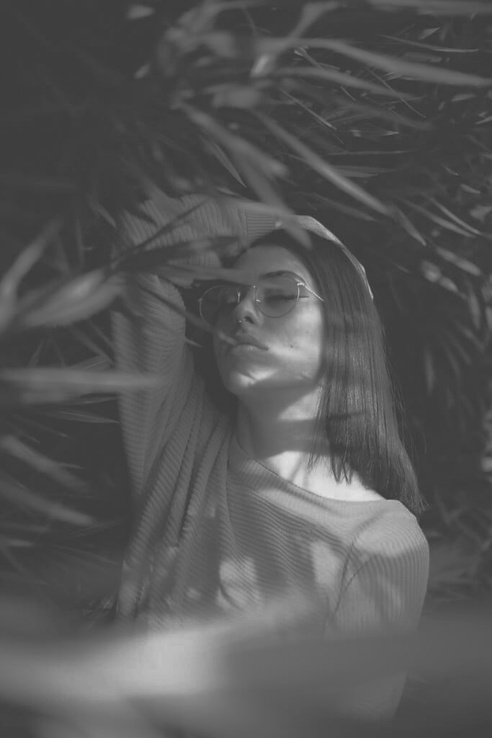
#> input picture ComputerVision-KOM/CVL_Assignment01/dataset/image1.jpg, 492 x 738 px, shrunk from 683 x 1024 before the run, found by its file name
$ jupyter execute --allow-errors CVL_Assignment01.ipynb
#> lines starting #> are read from the running program, lines starting #| are printed output that depends on the picture
CVL_Assignment01 — Image Enhancement Using Linear Contrast Stretching

$$I_{out} = \frac{I_{in} - I_{min}}{I_{max} - I_{min}} \times 255$$

Using the **2nd and 98th percentiles** instead of the absolute min/max.

## 1. Imports

[cell 1]
import cv2
import numpy as np
import matplotlib.pyplot as plt

plt.rcParams['figure.dpi'] = 120

## 2. Linear Contrast Stretching Function

[cell 2]
def linear_stretch(img_gray, low_pct=2, high_pct=98):

    min_val = np.percentile(img_gray, low_pct)
    max_val = np.percentile(img_gray, high_pct)
    stretched = np.clip(
        (img_gray.astype(float) - min_val) / (max_val - min_val) * 255,
        0, 255
    ).astype(np.uint8)
    return stretched

## 3. Load Images and Apply Enhancement

[cell 3]
image_paths = image_paths = [
    r'dataset\image1.jpg',
    r'dataset\image2.jpg',
    r'dataset\image3.jpg',
    r'dataset\image4.jpg',
    r'dataset\image5.jpg',
]
image_labels =['image1', 'image2', 'image3', 'image4', 'image5']

originals = []
enhanced_imgs = []

for path, label in zip(image_paths, image_labels):
    img = cv2.imread(path)
#> img is the input picture: shape (738, 492, 3); min 52, max 229, mean 87
    gray = cv2.cvtColor(img, cv2.COLOR_BGR2GRAY)
    enhanced = linear_stretch(gray)
#> in linear_stretch, `min_val = np.percentile(img_gray, low_pct)`: min_val = 62
#> in linear_stretch, `max_val = np.percentile(img_gray, high_pct)`: max_val = 173
#> in linear_stretch, `stretched = np.clip( (img_gray.astype(float) - min_val) / (max_val - m..`:
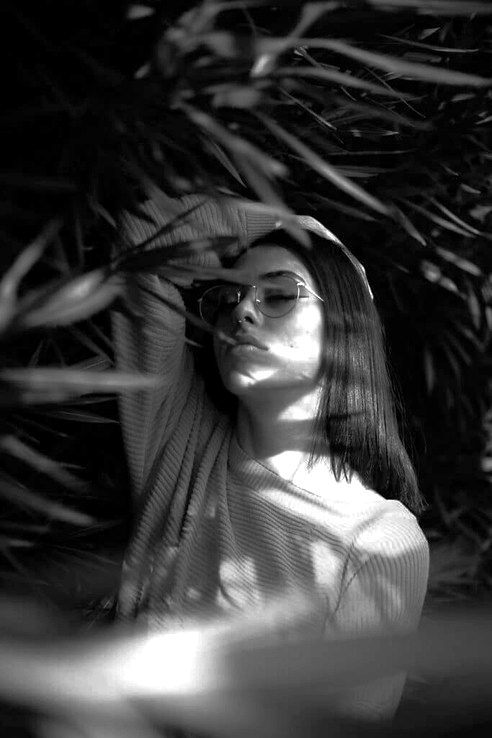
#> stretched: shape (738, 492); min 0, max 255, mean 56.4
    originals.append(gray)
    enhanced_imgs.append(enhanced)
    print(f'{label}: min={gray.min()}, max={gray.max()}, mean={gray.mean():.1f} '
          f'-> mean={enhanced.mean():.1f}')
#| image1: min=52, max=229, mean=87.0 -> mean=56.4
#> pass 2 of the loop `for path, label in zip(image_paths, image_labels):`:
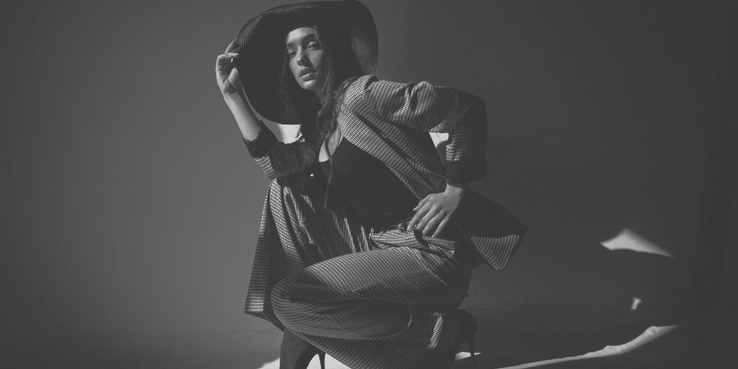
#> input picture ComputerVision-KOM/CVL_Assignment01/dataset/image2.jpg, 738 x 369 px, shrunk from 1024 x 512 before the run, found by its file name
#> img is the input picture: shape (369, 738, 3); min 44, max 230, mean 74.1
#> gray: shape (369, 738)
#> min_val = 55
#> max_val = 140
#> in linear_stretch (call 2), `stretched = np.clip( (img_gray.astype(float) - min_val) / (max_val - m..`:
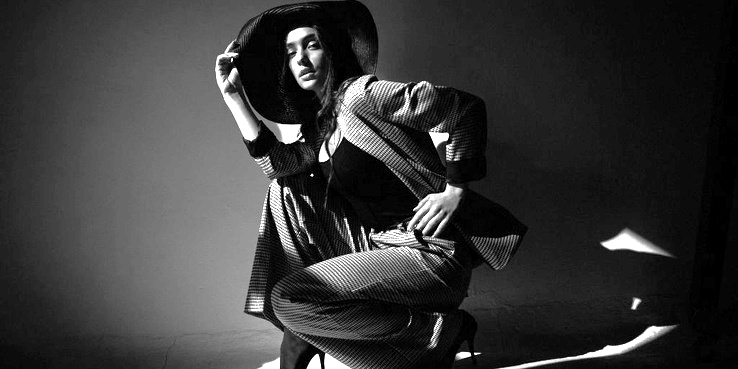
#> stretched: shape (369, 738); min 0, max 255, mean 55.8
#| image2: min=44, max=230, mean=74.1 -> mean=55.8
#> pass 3 of the loop `for path, label in zip(image_paths, image_labels):`:
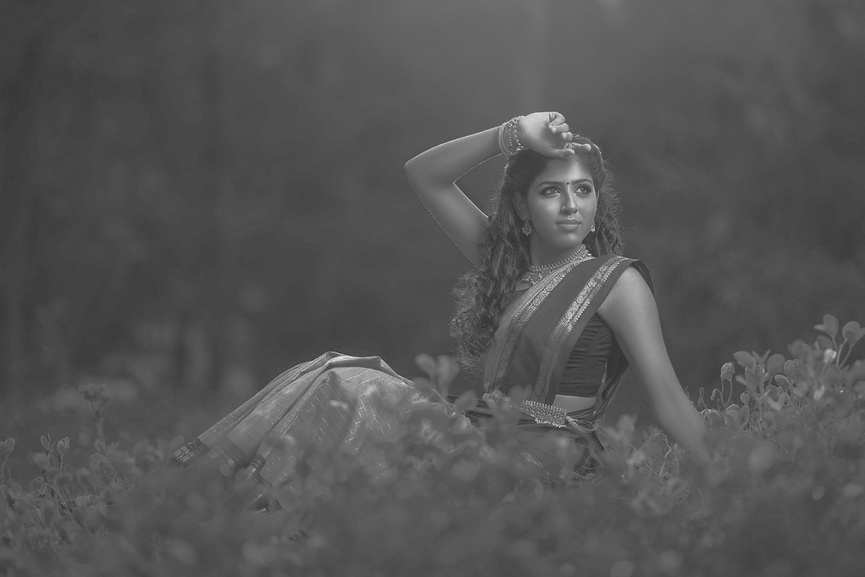
#> input picture ComputerVision-KOM/CVL_Assignment01/dataset/image3.jpg, 865 x 577 px, shrunk from 1200 x 800 before the run, found by its file name
#> img is the input picture: shape (577, 865, 3); min 45, max 239, mean 84.8
#> gray: shape (577, 865)
#> min_val = 62
#> max_val = 134
#> in linear_stretch (call 3), `stretched = np.clip( (img_gray.astype(float) - min_val) / (max_val - m..`:
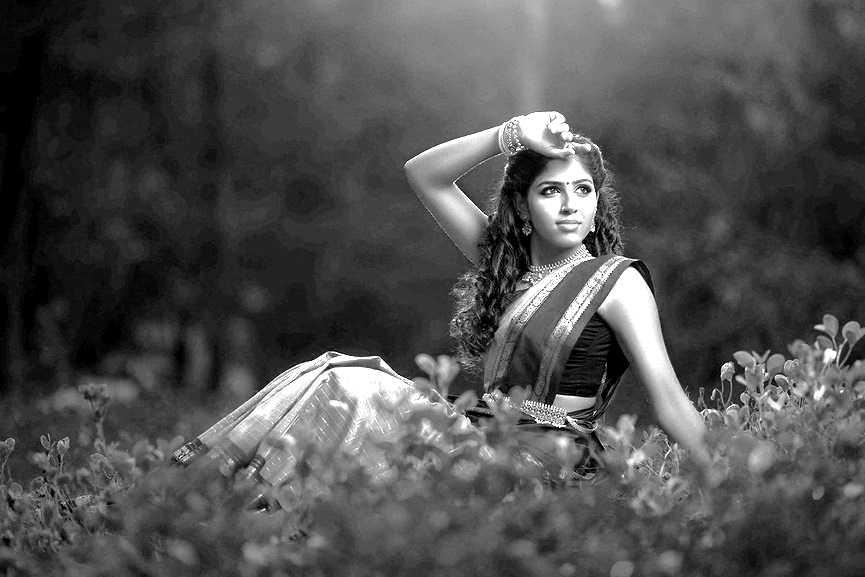
#> stretched: shape (577, 865); min 0, max 255, mean 78.9
#| image3: min=45, max=239, mean=84.8 -> mean=78.9
#> the loop made 5 passes; the first 3 are shown

## 4. Visualization — Original vs Enhanced + Histograms

[cell 4]
for idx, (gray, enhanced, label) in enumerate(zip(originals, enhanced_imgs, image_labels), 1):
    fig, axes = plt.subplots(2, 2, figsize=(12, 10))
    fig.suptitle(f'Image {idx}: {label}', fontsize=13, fontweight='bold')

    axes[0][0].imshow(gray, cmap='gray', vmin=0, vmax=255)
    axes[0][0].set_title('Original', fontweight='bold')
    axes[0][0].axis('off')

    axes[0][1].imshow(enhanced, cmap='gray', vmin=0, vmax=255)
    axes[0][1].set_title('Linear Contrast Stretched', fontweight='bold')
    axes[0][1].axis('off')

    for ax, im, t, color in zip(
        [axes[1][0], axes[1][1]],
        [gray, enhanced],
        ['Original Histogram', 'Stretched Histogram'],
        ['steelblue', 'darkorange']
    ):
        hist = cv2.calcHist([im], [0], None, [256], [0, 256])
        ax.fill_between(range(256), hist.flatten(), alpha=0.75, color=color)
        ax.set_title(t, fontweight='bold')
        ax.set_xlabel('Pixel Intensity')
        ax.set_ylabel('Frequency')
        ax.set_xlim([0, 256])

    plt.tight_layout()
    plt.savefig(f'img{idx}_linear_stretch.png', dpi=120, bbox_inches='tight')
    plt.show()
    print(f'Image {idx} saved.')
#> this loop made 5 passes
#> pass 1, `plt.savefig(f'img{idx}_linear_stretch.png', dpi=120, bbox_inches='tigh..`:
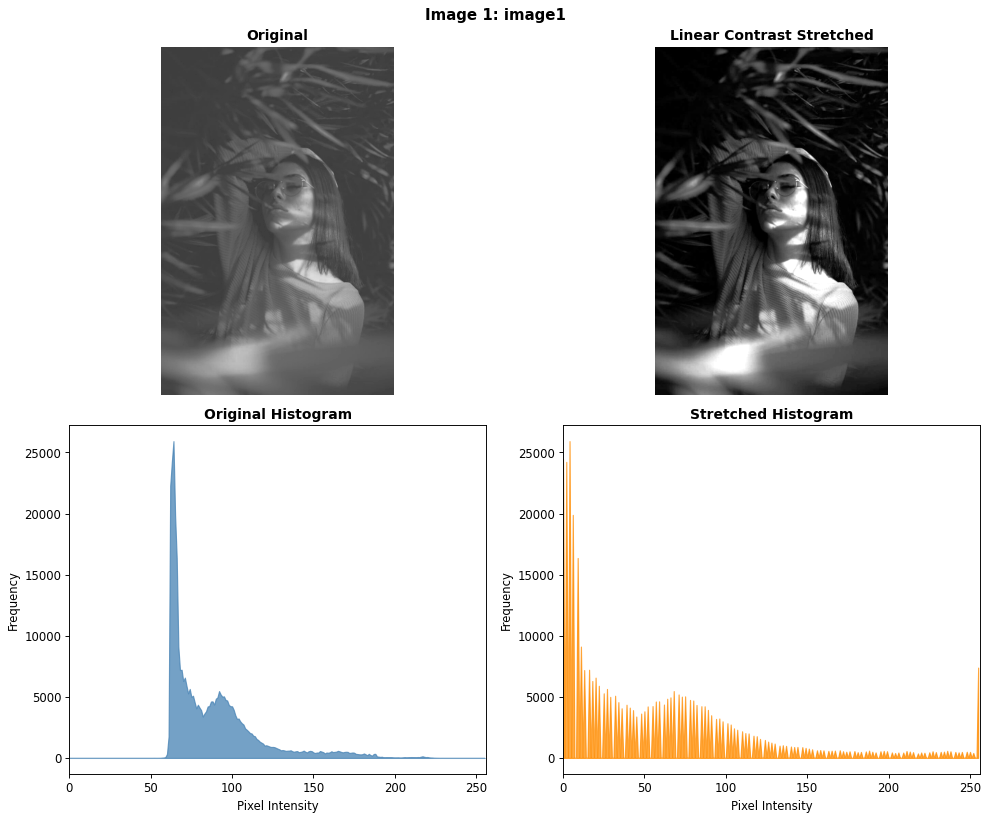
#> figure drawn by matplotlib, 4 panels
#> pass 2, `plt.savefig(f'img{idx}_linear_stretch.png', dpi=120, bbox_inches='tigh..`:
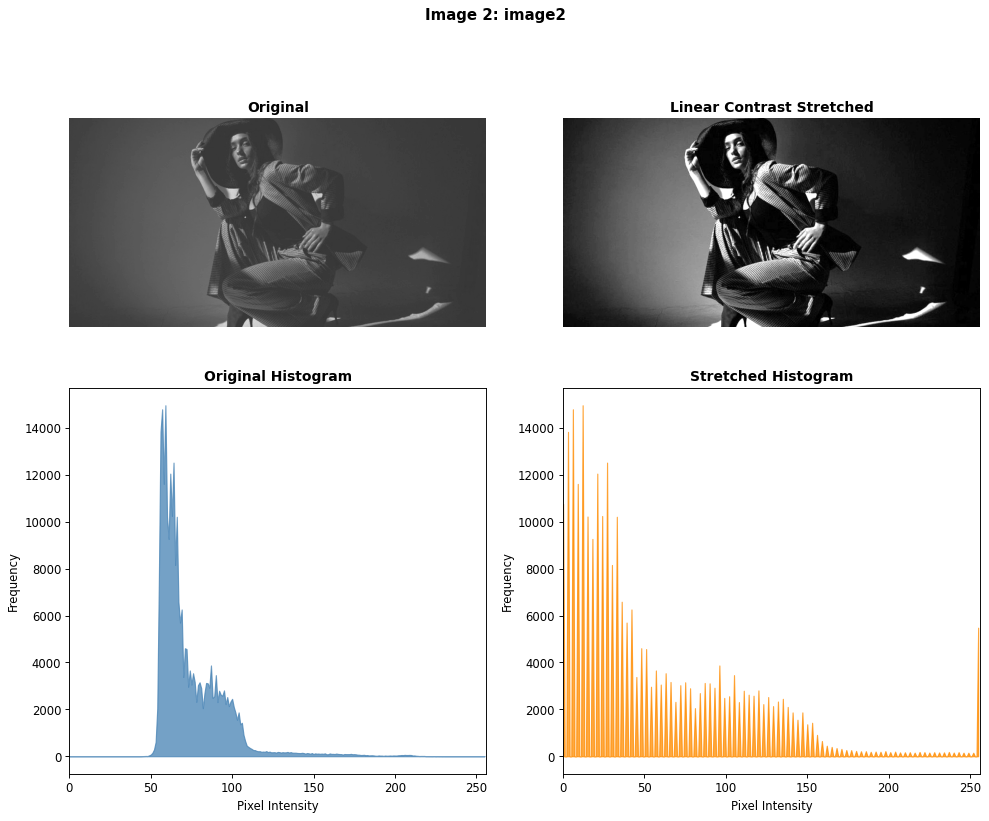
#> figure drawn by matplotlib, 4 panels
